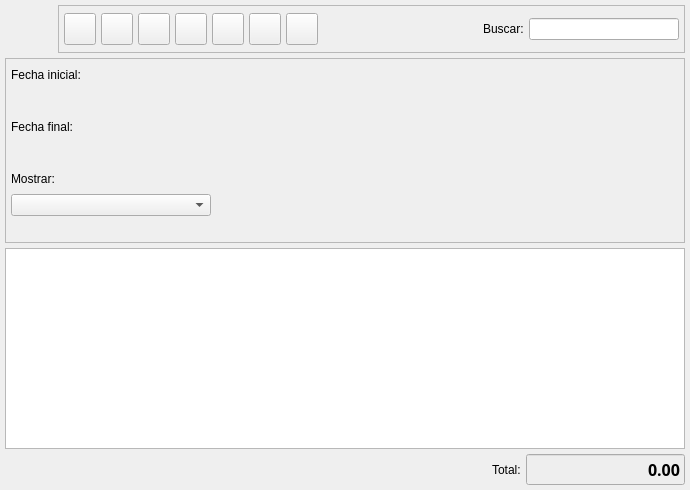
<ui version="4.0" >
 <author>Tomeu Borras Riera</author>
 <class>PedidosProveedorListBase</class>
 <widget class="QWidget" name="PedidosProveedorListBase" >
  <property name="enabled" >
   <bool>true</bool>
  </property>
  <property name="geometry" >
   <rect>
    <x>0</x>
    <y>0</y>
    <width>690</width>
    <height>490</height>
   </rect>
  </property>
  <property name="windowTitle" >
   <string>Pedidos a proveedores</string>
  </property>
  <property name="windowIcon" >
   <iconset resource="../../bulmages.qrc" >
    <normaloff>:/Images/supplier-purchase-order-list.svg</normaloff>:/Images/supplier-purchase-order-list.svg</iconset>
  </property>
  <layout class="QGridLayout" >
   <property name="margin" >
    <number>5</number>
   </property>
   <property name="spacing" >
    <number>5</number>
   </property>
   <item row="1" column="0" >
    <widget class="QFrame" name="m_busqueda" >
     <property name="minimumSize" >
      <size>
       <width>16</width>
       <height>185</height>
      </size>
     </property>
     <property name="frameShape" >
      <enum>QFrame::StyledPanel</enum>
     </property>
     <property name="frameShadow" >
      <enum>QFrame::Raised</enum>
     </property>
     <layout class="QGridLayout" >
      <property name="margin" >
       <number>5</number>
      </property>
      <property name="spacing" >
       <number>5</number>
      </property>
      <item rowspan="7" row="0" column="1" >
       <layout class="QVBoxLayout" >
        <property name="spacing" >
         <number>5</number>
        </property>
        <property name="margin" >
         <number>0</number>
        </property>
        <item>
         <widget class="BusquedaArticulo" native="1" name="m_articulo" >
          <property name="sizePolicy" >
           <sizepolicy vsizetype="Preferred" hsizetype="Expanding" >
            <horstretch>0</horstretch>
            <verstretch>0</verstretch>
           </sizepolicy>
          </property>
         </widget>
        </item>
        <item>
         <widget class="BusquedaProveedor" native="1" name="m_proveedor" >
          <property name="sizePolicy" >
           <sizepolicy vsizetype="Preferred" hsizetype="Expanding" >
            <horstretch>0</horstretch>
            <verstretch>0</verstretch>
           </sizepolicy>
          </property>
         </widget>
        </item>
       </layout>
      </item>
      <item row="6" column="0" >
       <spacer>
        <property name="orientation" >
         <enum>Qt::Vertical</enum>
        </property>
        <property name="sizeType" >
         <enum>QSizePolicy::Preferred</enum>
        </property>
        <property name="sizeHint" stdset="0" >
         <size>
          <width>20</width>
          <height>21</height>
         </size>
        </property>
       </spacer>
      </item>
      <item row="2" column="0" >
       <widget class="QLabel" name="label6" >
        <property name="text" >
         <string>Fecha final:</string>
        </property>
        <property name="alignment" >
         <set>Qt::AlignLeading|Qt::AlignLeft|Qt::AlignVCenter</set>
        </property>
       </widget>
      </item>
      <item row="0" column="0" >
       <widget class="QLabel" name="label7" >
        <property name="text" >
         <string>Fecha inicial:</string>
        </property>
        <property name="alignment" >
         <set>Qt::AlignLeading|Qt::AlignLeft|Qt::AlignVCenter</set>
        </property>
       </widget>
      </item>
      <item row="4" column="0" >
       <widget class="QLabel" name="label_2" >
        <property name="text" >
         <string>Mostrar:</string>
        </property>
        <property name="alignment" >
         <set>Qt::AlignLeading|Qt::AlignLeft|Qt::AlignVCenter</set>
        </property>
       </widget>
      </item>
      <item row="5" column="0" >
       <widget class="QComboBox" name="mui_procesada" >
        <property name="sizePolicy" >
         <sizepolicy vsizetype="Preferred" hsizetype="Fixed" >
          <horstretch>0</horstretch>
          <verstretch>0</verstretch>
         </sizepolicy>
        </property>
        <property name="minimumSize" >
         <size>
          <width>200</width>
          <height>21</height>
         </size>
        </property>
        <property name="focusPolicy" >
         <enum>Qt::StrongFocus</enum>
        </property>
        <property name="frame" >
         <bool>true</bool>
        </property>
       </widget>
      </item>
      <item row="3" column="0" >
       <widget class="BusquedaFecha" native="1" name="m_fechafin" >
        <property name="sizePolicy" >
         <sizepolicy vsizetype="Preferred" hsizetype="Fixed" >
          <horstretch>0</horstretch>
          <verstretch>0</verstretch>
         </sizepolicy>
        </property>
        <property name="minimumSize" >
         <size>
          <width>200</width>
          <height>21</height>
         </size>
        </property>
       </widget>
      </item>
      <item row="1" column="0" >
       <widget class="BusquedaFecha" native="1" name="m_fechain" >
        <property name="sizePolicy" >
         <sizepolicy vsizetype="Preferred" hsizetype="Fixed" >
          <horstretch>0</horstretch>
          <verstretch>0</verstretch>
         </sizepolicy>
        </property>
        <property name="minimumSize" >
         <size>
          <width>200</width>
          <height>21</height>
         </size>
        </property>
       </widget>
      </item>
     </layout>
    </widget>
   </item>
   <item row="3" column="0" >
    <layout class="QHBoxLayout" >
     <property name="spacing" >
      <number>5</number>
     </property>
     <property name="margin" >
      <number>0</number>
     </property>
     <item>
      <spacer>
       <property name="orientation" >
        <enum>Qt::Horizontal</enum>
       </property>
       <property name="sizeType" >
        <enum>QSizePolicy::Expanding</enum>
       </property>
       <property name="sizeHint" stdset="0" >
        <size>
         <width>211</width>
         <height>12</height>
        </size>
       </property>
      </spacer>
     </item>
     <item>
      <widget class="QLabel" name="label3" >
       <property name="text" >
        <string>Total:</string>
       </property>
      </widget>
     </item>
     <item>
      <widget class="QLineEdit" name="m_total" >
       <property name="enabled" >
        <bool>true</bool>
       </property>
       <property name="sizePolicy" >
        <sizepolicy vsizetype="Fixed" hsizetype="Preferred" >
         <horstretch>0</horstretch>
         <verstretch>0</verstretch>
        </sizepolicy>
       </property>
       <property name="minimumSize" >
        <size>
         <width>150</width>
         <height>0</height>
        </size>
       </property>
       <property name="palette" >
        <palette>
         <active>
          <colorrole role="Base" >
           <brush brushstyle="SolidPattern" >
            <color alpha="255" >
             <red>238</red>
             <green>238</green>
             <blue>238</blue>
            </color>
           </brush>
          </colorrole>
         </active>
         <inactive>
          <colorrole role="Base" >
           <brush brushstyle="SolidPattern" >
            <color alpha="255" >
             <red>238</red>
             <green>238</green>
             <blue>238</blue>
            </color>
           </brush>
          </colorrole>
         </inactive>
         <disabled>
          <colorrole role="Base" >
           <brush brushstyle="SolidPattern" >
            <color alpha="255" >
             <red>255</red>
             <green>255</green>
             <blue>255</blue>
            </color>
           </brush>
          </colorrole>
         </disabled>
        </palette>
       </property>
       <property name="font" >
        <font>
         <family>Sans Serif</family>
         <pointsize>12</pointsize>
         <weight>75</weight>
         <italic>false</italic>
         <bold>true</bold>
         <underline>false</underline>
         <strikeout>false</strikeout>
        </font>
       </property>
       <property name="text" >
        <string>0.00</string>
       </property>
       <property name="alignment" >
        <set>Qt::AlignRight</set>
       </property>
       <property name="readOnly" >
        <bool>true</bool>
       </property>
      </widget>
     </item>
    </layout>
   </item>
   <item row="2" column="0" >
    <widget class="PedidosProveedorListSubform" name="mui_list" />
   </item>
   <item row="0" column="0" >
    <layout class="QHBoxLayout" >
     <property name="spacing" >
      <number>5</number>
     </property>
     <property name="margin" >
      <number>0</number>
     </property>
     <item>
      <widget class="QLabel" name="label1" >
       <property name="minimumSize" >
        <size>
         <width>48</width>
         <height>48</height>
        </size>
       </property>
       <property name="maximumSize" >
        <size>
         <width>48</width>
         <height>48</height>
        </size>
       </property>
       <property name="text" >
        <string/>
       </property>
       <property name="pixmap" >
        <pixmap resource="../../bulmages.qrc" >:/Images/supplier-purchase-order-list.svg</pixmap>
       </property>
       <property name="scaledContents" >
        <bool>true</bool>
       </property>
      </widget>
     </item>
     <item>
      <widget class="QFrame" name="m_botonera" >
       <property name="frameShape" >
        <enum>QFrame::StyledPanel</enum>
       </property>
       <property name="frameShadow" >
        <enum>QFrame::Raised</enum>
       </property>
       <layout class="QHBoxLayout" >
        <property name="spacing" >
         <number>5</number>
        </property>
        <property name="margin" >
         <number>5</number>
        </property>
        <item>
         <widget class="QToolButton" name="mui_crear" >
          <property name="minimumSize" >
           <size>
            <width>32</width>
            <height>32</height>
           </size>
          </property>
          <property name="maximumSize" >
           <size>
            <width>32</width>
            <height>32</height>
           </size>
          </property>
          <property name="toolTip" >
           <string>Nuevo pedido a proveedor</string>
          </property>
          <property name="whatsThis" >
           <string>Nuevo pedido a proveedor</string>
          </property>
          <property name="text" >
           <string/>
          </property>
          <property name="icon" >
           <iconset resource="../../bulmages.qrc" >
            <normaloff>:/Images/document-new.svg</normaloff>:/Images/document-new.svg</iconset>
          </property>
          <property name="iconSize" >
           <size>
            <width>32</width>
            <height>32</height>
           </size>
          </property>
          <property name="shortcut" >
           <string>Ctrl+N</string>
          </property>
         </widget>
        </item>
        <item>
         <widget class="QToolButton" name="mui_editar" >
          <property name="minimumSize" >
           <size>
            <width>32</width>
            <height>32</height>
           </size>
          </property>
          <property name="maximumSize" >
           <size>
            <width>32</width>
            <height>32</height>
           </size>
          </property>
          <property name="toolTip" >
           <string>Editar pedido a proveedor</string>
          </property>
          <property name="whatsThis" >
           <string>Editar pedido a proveedor</string>
          </property>
          <property name="text" >
           <string/>
          </property>
          <property name="icon" >
           <iconset resource="../../bulmages.qrc" >
            <normaloff>:/Images/document-open.svg</normaloff>:/Images/document-open.svg</iconset>
          </property>
          <property name="iconSize" >
           <size>
            <width>32</width>
            <height>32</height>
           </size>
          </property>
          <property name="shortcut" >
           <string>Ctrl+E</string>
          </property>
         </widget>
        </item>
        <item>
         <widget class="QToolButton" name="mui_borrar" >
          <property name="minimumSize" >
           <size>
            <width>32</width>
            <height>32</height>
           </size>
          </property>
          <property name="maximumSize" >
           <size>
            <width>32</width>
            <height>32</height>
           </size>
          </property>
          <property name="toolTip" >
           <string>Borrar pedido a proveedor</string>
          </property>
          <property name="whatsThis" >
           <string>Borrar pedido a proveedor</string>
          </property>
          <property name="text" >
           <string/>
          </property>
          <property name="icon" >
           <iconset>
            <normaloff>:Images/edit-delete.svg</normaloff>:Images/edit-delete.svg</iconset>
          </property>
          <property name="iconSize" >
           <size>
            <width>32</width>
            <height>32</height>
           </size>
          </property>
          <property name="shortcut" >
           <string>Ctrl+D</string>
          </property>
         </widget>
        </item>
        <item>
         <widget class="QToolButton" name="mui_imprimir" >
          <property name="minimumSize" >
           <size>
            <width>32</width>
            <height>32</height>
           </size>
          </property>
          <property name="maximumSize" >
           <size>
            <width>32</width>
            <height>32</height>
           </size>
          </property>
          <property name="toolTip" >
           <string>Imprimir listado</string>
          </property>
          <property name="whatsThis" >
           <string>Imprimir listado</string>
          </property>
          <property name="text" >
           <string/>
          </property>
          <property name="icon" >
           <iconset resource="../../bulmages.qrc" >
            <normaloff>:/Images/document-print.svg</normaloff>:/Images/document-print.svg</iconset>
          </property>
          <property name="iconSize" >
           <size>
            <width>32</width>
            <height>32</height>
           </size>
          </property>
          <property name="shortcut" >
           <string>Ctrl+P</string>
          </property>
         </widget>
        </item>
        <item>
         <widget class="QToolButton" name="mui_filtrar" >
          <property name="minimumSize" >
           <size>
            <width>32</width>
            <height>32</height>
           </size>
          </property>
          <property name="maximumSize" >
           <size>
            <width>32</width>
            <height>32</height>
           </size>
          </property>
          <property name="toolTip" >
           <string>Filtrar pedidos</string>
          </property>
          <property name="whatsThis" >
           <string>Filtrar pedidos</string>
          </property>
          <property name="text" >
           <string/>
          </property>
          <property name="icon" >
           <iconset resource="../../bulmages.qrc" >
            <normaloff>:/Images/edit-find.svg</normaloff>:/Images/edit-find.svg</iconset>
          </property>
          <property name="iconSize" >
           <size>
            <width>32</width>
            <height>32</height>
           </size>
          </property>
          <property name="shortcut" >
           <string>Ctrl+F</string>
          </property>
          <property name="checkable" >
           <bool>true</bool>
          </property>
         </widget>
        </item>
        <item>
         <widget class="QToolButton" name="mui_configurar" >
          <property name="minimumSize" >
           <size>
            <width>32</width>
            <height>32</height>
           </size>
          </property>
          <property name="maximumSize" >
           <size>
            <width>32</width>
            <height>32</height>
           </size>
          </property>
          <property name="toolTip" >
           <string>Configurar listado</string>
          </property>
          <property name="whatsThis" >
           <string>Configurar listado</string>
          </property>
          <property name="text" >
           <string/>
          </property>
          <property name="icon" >
           <iconset resource="../../bulmages.qrc" >
            <normaloff>:/Images/document-properties.svg</normaloff>:/Images/document-properties.svg</iconset>
          </property>
          <property name="iconSize" >
           <size>
            <width>32</width>
            <height>32</height>
           </size>
          </property>
          <property name="shortcut" >
           <string>Ctrl+B</string>
          </property>
          <property name="checkable" >
           <bool>true</bool>
          </property>
         </widget>
        </item>
        <item>
         <widget class="QToolButton" name="mui_actualizar" >
          <property name="minimumSize" >
           <size>
            <width>32</width>
            <height>32</height>
           </size>
          </property>
          <property name="maximumSize" >
           <size>
            <width>32</width>
            <height>32</height>
           </size>
          </property>
          <property name="toolTip" >
           <string>Actualizar listado</string>
          </property>
          <property name="whatsThis" >
           <string>Actualizar listado</string>
          </property>
          <property name="text" >
           <string/>
          </property>
          <property name="icon" >
           <iconset resource="../../bulmages.qrc" >
            <normaloff>:/Images/view-refresh.svg</normaloff>:/Images/view-refresh.svg</iconset>
          </property>
          <property name="iconSize" >
           <size>
            <width>32</width>
            <height>32</height>
           </size>
          </property>
          <property name="shortcut" >
           <string>F5</string>
          </property>
         </widget>
        </item>
        <item>
         <spacer>
          <property name="orientation" >
           <enum>Qt::Horizontal</enum>
          </property>
          <property name="sizeType" >
           <enum>QSizePolicy::Expanding</enum>
          </property>
          <property name="sizeHint" stdset="0" >
           <size>
            <width>15</width>
            <height>20</height>
           </size>
          </property>
         </spacer>
        </item>
        <item>
         <widget class="QLabel" name="label2" >
          <property name="text" >
           <string>Buscar:</string>
          </property>
         </widget>
        </item>
        <item>
         <widget class="QLineEdit" name="m_filtro" >
          <property name="sizePolicy" >
           <sizepolicy vsizetype="Fixed" hsizetype="Preferred" >
            <horstretch>0</horstretch>
            <verstretch>0</verstretch>
           </sizepolicy>
          </property>
          <property name="minimumSize" >
           <size>
            <width>150</width>
            <height>0</height>
           </size>
          </property>
         </widget>
        </item>
       </layout>
      </widget>
     </item>
    </layout>
   </item>
  </layout>
 </widget>
 <layoutdefault spacing="2" margin="5" />
 <customwidgets>
  <customwidget>
   <class>BusquedaArticulo</class>
   <extends>QWidget</extends>
   <header>busquedaarticulo.h</header>
  </customwidget>
  <customwidget>
   <class>BusquedaProveedor</class>
   <extends>QWidget</extends>
   <header>busquedaproveedor.h</header>
  </customwidget>
  <customwidget>
   <class>BusquedaFecha</class>
   <extends>QWidget</extends>
   <header>../../bulmalib/src/busquedafecha.h</header>
  </customwidget>
  <customwidget>
   <class>PedidosProveedorListSubform</class>
   <extends>QTableWidget</extends>
   <header>pedidosproveedorlist.h</header>
  </customwidget>
 </customwidgets>
 <resources>
  <include location="../../bulmages.qrc" />
 </resources>
 <connections>
  <connection>
   <sender>mui_filtrar</sender>
   <signal>toggled(bool)</signal>
   <receiver>m_busqueda</receiver>
   <slot>setShown(bool)</slot>
   <hints>
    <hint type="sourcelabel" >
     <x>231</x>
     <y>40</y>
    </hint>
    <hint type="destinationlabel" >
     <x>227</x>
     <y>66</y>
    </hint>
   </hints>
  </connection>
 </connections>
</ui>
